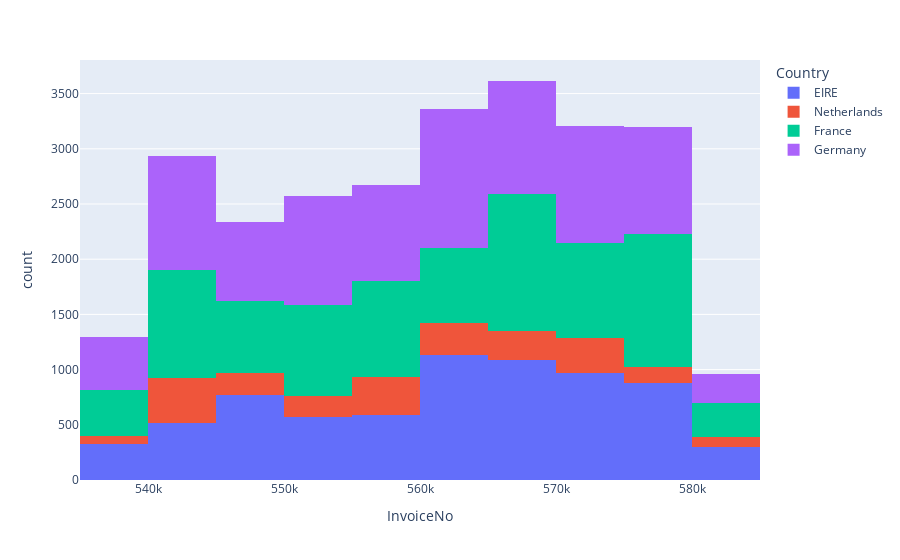

The notebook cell saved with this chart:
### Markdown cell above
## 4. Create a set of interactive histograms showing the distributions of quantity per invoice for the following countries: EIRE, Germany, France, and Netherlands.

### Code cell
values_list = ["EIRE", "Germany", "France", "Netherlands"]

filtered = data[data["Country"].isin(values_list)]




# Basic interactive histogram
fig = px.histogram(
    filtered,       # your DataFrame
    x="InvoiceNo",  # column to create histogram of
    color="Country",   # optional: group by category
    nbins=20,         # optional: number of bins
    # title="Histogram Title",   # optional: chart title
    # hover_data=["col1", "col2"]  # optional: extra info on hover
)

fig.show()

### Figure 1 — Plotly figure (JSON) as saved in the notebook; plotly's stock layout.template omitted (floating-point values rounded to 4 significant figures; data arrays with more than 128 entries replaced by an {"elided": "..."} marker saying what was removed)
{"data": [{"bingroup": "x", "hovertemplate": "Country=EIRE<br>InvoiceNo=%{x}<br>count=%{y}<extra></extra>", "legendgroup": "EIRE", "marker": {"color": "#636efa", "pattern": {"shape": ""}}, "name": "EIRE", "nbinsx": 20, "orientation": "v", "showlegend": true, "type": "histogram", "x": {"elided": "7136 int values"}, "xaxis": "x", "yaxis": "y"}, {"bingroup": "x", "hovertemplate": "Country=Netherlands<br>InvoiceNo=%{x}<br>count=%{y}<extra></extra>", "legendgroup": "Netherlands", "marker": {"color": "#EF553B", "pattern": {"shape": ""}}, "name": "Netherlands", "nbinsx": 20, "orientation": "v", "showlegend": true, "type": "histogram", "x": {"elided": "2322 int values"}, "xaxis": "x", "yaxis": "y"}, {"bingroup": "x", "hovertemplate": "Country=France<br>InvoiceNo=%{x}<br>count=%{y}<extra></extra>", "legendgroup": "France", "marker": {"color": "#00cc96", "pattern": {"shape": ""}}, "name": "France", "nbinsx": 20, "orientation": "v", "showlegend": true, "type": "histogram", "x": {"elided": "8034 int values"}, "xaxis": "x", "yaxis": "y"}, {"bingroup": "x", "hovertemplate": "Country=Germany<br>InvoiceNo=%{x}<br>count=%{y}<extra></extra>", "legendgroup": "Germany", "marker": {"color": "#ab63fa", "pattern": {"shape": ""}}, "name": "Germany", "nbinsx": 20, "orientation": "v", "showlegend": true, "type": "histogram", "x": {"elided": "8658 int values"}, "xaxis": "x", "yaxis": "y"}], "layout": {"barmode": "relative", "legend": {"title": {"text": "Country"}, "tracegroupgap": 0}, "margin": {"t": 60}, "xaxis": {"anchor": "y", "domain": [0, 1], "title": {"text": "InvoiceNo"}}, "yaxis": {"anchor": "x", "domain": [0, 1], "title": {"text": "count"}}}}
